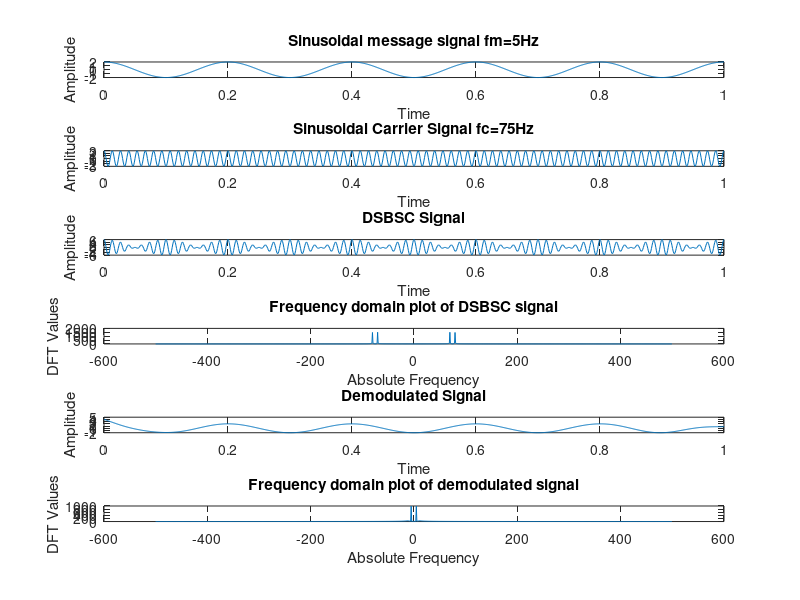

This chart was generated by the following MATLAB code:
clear all; close all; clc;
% Here, we will see the complete process of retrieval of the original message signal
% Through DSB-SC modulation technique. 
%--------------------------------------------------------------------------
% Message signal
fs=1000; % Sampling frequency
t=0:1/fs:1; % Time
Am=2; fm=5; % Message Signal Amplitude, Frequency
message_signal= Am*cos(2*pi*fm*t); % Sinusoidal message signal
subplot(611); % Time domain Plot of Message Signal
plot(t,message_signal);
xlabel('Time');
ylabel('Amplitude');
title(['Sinusoidal message signal fm=', num2str(fm),'Hz']);
%--------------------------------------------------------------------------
% Carrier signal
Ac=3; fc=75; % Carrier Signal Amplitude, Frequency
carrier_signal= Ac*cos(2*pi*fc*t); %Sinusoidal carrier signal 
subplot(612); %  Time domain Plot of Carrier Signal
plot(t,carrier_signal);
xlabel('Time');
ylabel('Amplitude');
title(['Sinusoidal Carrier Signal fc=',num2str(fc),'Hz']);
%--------------------------------------------------------------------------
% Modulated signal
% Representation of DSBSC signal
modulated_signal=message_signal.*carrier_signal;
subplot(613); %  Time domain Plot of Modulated Signal 
plot(t,modulated_signal);
xlabel('Time');
ylabel('Amplitude');
title('DSBSC Signal');
%--------------------------------------------------------------------------
% Frequency domain Plot of Modulated Signal
N=length(modulated_signal); % Number of DFT points
% Calculating the fft of modulated signal, then shifting the zero frequency component
% to center of the spectrum.
f_modulated_signal= fftshift(fft(modulated_signal,N));
f=fs*[-N/2:N/2-1]/N; % Frequency bins
subplot(614); % Plot
plot(f,abs(f_modulated_signal)); %Plotting the Magnitude values
xlabel('Absolute Frequency');
ylabel('DFT Values');
title('Frequency domain plot of DSBSC signal');
%--------------------------------------------------------------------------
% Demodulated Signal
% Multiply the modulated signal with 2*(carrier signal)
product_demodulator=2*modulated_signal.*carrier_signal; %Product demodulator output
% Low pass filtering
% Remove the 2*wc frequency components, then divide it by Ac^2 
% Butterworth filter design
% Mapping cutoff frequency range 0-fs/2 to 0-1[Normalisation]
% Setting cutoff frequency: 2*(fm/(fs/2))
% Setting filter order: 5
[num,den]=butter(5,4*fm/fs); % Calculating numerator, denominator of filter coefficients
demodulated_signal=filtfilt(num,den,product_demodulator); % Low pass filter with Zero phase shift
demodulated_signal=(demodulated_signal/(Ac*Ac));
subplot(615); %  Time domain Plot of demodulated signal 
plot(t,demodulated_signal);
xlabel('Time');
ylabel('Amplitude');
title('Demodulated Signal');
%--------------------------------------------------------------------------
% Frequency domain Plot of demodulated signal
N=length(product_demodulator); %Number of DFT points
% Calculating the fft of demodulated signal, then shifting the zero frequency component
% to center of the spectrum.
f_demodulated_signal=fftshift(fft(demodulated_signal,N));
f=fs*[-N/2:N/2-1]/N; % Frequency bins
subplot(616); % Plot
plot(f,abs(f_demodulated_signal));
xlabel('Absolute Frequency');
ylabel('DFT Values');
title('Frequency domain plot of demodulated signal');
%--------------------------------------------------------------------------






















